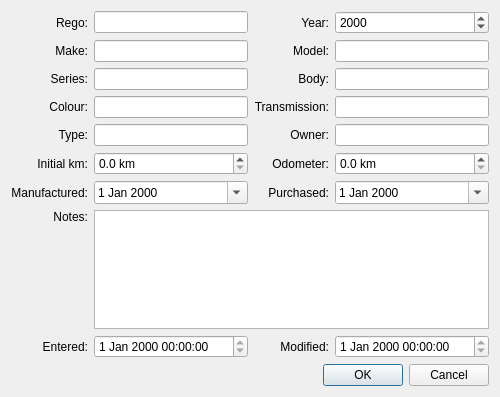
<?xml version="1.0" encoding="UTF-8"?>
<ui version="4.0">
 <class>VehicleDialog</class>
 <widget class="QDialog" name="VehicleDialog">
  <property name="windowModality">
   <enum>Qt::ApplicationModal</enum>
  </property>
  <property name="geometry">
   <rect>
    <x>0</x>
    <y>0</y>
    <width>500</width>
    <height>397</height>
   </rect>
  </property>
  <property name="windowTitle">
   <string>Add Vehicle</string>
  </property>
  <layout class="QGridLayout" name="gridLayout">
   <item row="8" column="0">
    <widget class="QLabel" name="manufactured_label">
     <property name="text">
      <string>Manufactured:</string>
     </property>
     <property name="alignment">
      <set>Qt::AlignRight|Qt::AlignTrailing|Qt::AlignVCenter</set>
     </property>
     <property name="buddy">
      <cstring>manufactured_date_edit</cstring>
     </property>
    </widget>
   </item>
   <item row="8" column="1">
    <widget class="QDateEdit" name="manufactured_date_edit">
     <property name="calendarPopup">
      <bool>true</bool>
     </property>
    </widget>
   </item>
   <item row="8" column="2">
    <widget class="QLabel" name="purchased_label">
     <property name="text">
      <string>Purchased:</string>
     </property>
     <property name="alignment">
      <set>Qt::AlignRight|Qt::AlignTrailing|Qt::AlignVCenter</set>
     </property>
     <property name="buddy">
      <cstring>purchased_date_edit</cstring>
     </property>
    </widget>
   </item>
   <item row="8" column="3">
    <widget class="QDateEdit" name="purchased_date_edit">
     <property name="calendarPopup">
      <bool>true</bool>
     </property>
    </widget>
   </item>
   <item row="10" column="0">
    <widget class="QLabel" name="notes_label">
     <property name="text">
      <string>Notes:</string>
     </property>
     <property name="alignment">
      <set>Qt::AlignRight|Qt::AlignTop|Qt::AlignTrailing</set>
     </property>
     <property name="buddy">
      <cstring>notes_text_edit</cstring>
     </property>
    </widget>
   </item>
   <item row="10" column="1" colspan="3">
    <widget class="QTextEdit" name="notes_text_edit">
     <property name="sizePolicy">
      <sizepolicy hsizetype="Expanding" vsizetype="Preferred">
       <horstretch>0</horstretch>
       <verstretch>0</verstretch>
      </sizepolicy>
     </property>
    </widget>
   </item>
   <item row="15" column="0">
    <widget class="QLabel" name="entered_label">
     <property name="text">
      <string>Entered:</string>
     </property>
     <property name="alignment">
      <set>Qt::AlignRight|Qt::AlignTrailing|Qt::AlignVCenter</set>
     </property>
     <property name="buddy">
      <cstring>entered_date_edit</cstring>
     </property>
    </widget>
   </item>
   <item row="15" column="1">
    <widget class="QDateTimeEdit" name="entered_date_edit">
     <property name="readOnly">
      <bool>true</bool>
     </property>
    </widget>
   </item>
   <item row="15" column="2">
    <widget class="QLabel" name="modified_label">
     <property name="text">
      <string>Modified:</string>
     </property>
     <property name="alignment">
      <set>Qt::AlignRight|Qt::AlignTrailing|Qt::AlignVCenter</set>
     </property>
     <property name="buddy">
      <cstring>modified_date_edit</cstring>
     </property>
    </widget>
   </item>
   <item row="15" column="3">
    <widget class="QDateTimeEdit" name="modified_date_edit">
     <property name="readOnly">
      <bool>true</bool>
     </property>
    </widget>
   </item>
   <item row="16" column="0" colspan="4">
    <widget class="QDialogButtonBox" name="button_box">
     <property name="orientation">
      <enum>Qt::Horizontal</enum>
     </property>
     <property name="standardButtons">
      <set>QDialogButtonBox::Cancel|QDialogButtonBox::Ok</set>
     </property>
    </widget>
   </item>
   <item row="0" column="0">
    <widget class="QLabel" name="rego_label">
     <property name="font">
      <font>
       <weight>50</weight>
       <bold>false</bold>
      </font>
     </property>
     <property name="toolTip">
      <string>Registration number of this vehicle</string>
     </property>
     <property name="text">
      <string>Rego:</string>
     </property>
     <property name="alignment">
      <set>Qt::AlignRight|Qt::AlignTrailing|Qt::AlignVCenter</set>
     </property>
     <property name="buddy">
      <cstring>rego_line_edit</cstring>
     </property>
    </widget>
   </item>
   <item row="0" column="1">
    <widget class="QLineEdit" name="rego_line_edit"/>
   </item>
   <item row="0" column="2">
    <widget class="QLabel" name="year_label">
     <property name="font">
      <font>
       <weight>50</weight>
       <bold>false</bold>
      </font>
     </property>
     <property name="text">
      <string>Year:</string>
     </property>
     <property name="alignment">
      <set>Qt::AlignRight|Qt::AlignTrailing|Qt::AlignVCenter</set>
     </property>
     <property name="buddy">
      <cstring>year_date_edit</cstring>
     </property>
    </widget>
   </item>
   <item row="0" column="3">
    <widget class="QDateEdit" name="year_date_edit">
     <property name="displayFormat">
      <string>yyyy</string>
     </property>
     <property name="calendarPopup">
      <bool>false</bool>
     </property>
     <property name="date">
      <date>
       <year>2000</year>
       <month>1</month>
       <day>1</day>
      </date>
     </property>
    </widget>
   </item>
   <item row="1" column="0">
    <widget class="QLabel" name="make_label">
     <property name="font">
      <font>
       <weight>50</weight>
       <bold>false</bold>
      </font>
     </property>
     <property name="text">
      <string>Make:</string>
     </property>
     <property name="alignment">
      <set>Qt::AlignRight|Qt::AlignTrailing|Qt::AlignVCenter</set>
     </property>
     <property name="buddy">
      <cstring>make_line_edit</cstring>
     </property>
    </widget>
   </item>
   <item row="1" column="1">
    <widget class="QLineEdit" name="make_line_edit"/>
   </item>
   <item row="1" column="2">
    <widget class="QLabel" name="model_label">
     <property name="font">
      <font>
       <weight>50</weight>
       <bold>false</bold>
      </font>
     </property>
     <property name="text">
      <string>Model:</string>
     </property>
     <property name="alignment">
      <set>Qt::AlignRight|Qt::AlignTrailing|Qt::AlignVCenter</set>
     </property>
     <property name="buddy">
      <cstring>model_line_edit</cstring>
     </property>
    </widget>
   </item>
   <item row="1" column="3">
    <widget class="QLineEdit" name="model_line_edit"/>
   </item>
   <item row="3" column="0">
    <widget class="QLabel" name="series_label">
     <property name="text">
      <string>Series:</string>
     </property>
     <property name="alignment">
      <set>Qt::AlignRight|Qt::AlignTrailing|Qt::AlignVCenter</set>
     </property>
     <property name="buddy">
      <cstring>series_line_edit</cstring>
     </property>
    </widget>
   </item>
   <item row="3" column="1">
    <widget class="QLineEdit" name="series_line_edit"/>
   </item>
   <item row="3" column="2">
    <widget class="QLabel" name="body_label">
     <property name="text">
      <string>Body:</string>
     </property>
     <property name="alignment">
      <set>Qt::AlignRight|Qt::AlignTrailing|Qt::AlignVCenter</set>
     </property>
     <property name="buddy">
      <cstring>body_line_edit</cstring>
     </property>
    </widget>
   </item>
   <item row="3" column="3">
    <widget class="QLineEdit" name="body_line_edit"/>
   </item>
   <item row="5" column="0">
    <widget class="QLabel" name="colour_label">
     <property name="text">
      <string>Colour:</string>
     </property>
     <property name="alignment">
      <set>Qt::AlignRight|Qt::AlignTrailing|Qt::AlignVCenter</set>
     </property>
     <property name="buddy">
      <cstring>colour_line_edit</cstring>
     </property>
    </widget>
   </item>
   <item row="5" column="1">
    <widget class="QLineEdit" name="colour_line_edit"/>
   </item>
   <item row="5" column="2">
    <widget class="QLabel" name="transmission_label">
     <property name="text">
      <string>Transmission:</string>
     </property>
     <property name="alignment">
      <set>Qt::AlignRight|Qt::AlignTrailing|Qt::AlignVCenter</set>
     </property>
     <property name="buddy">
      <cstring>transmission_line_edit</cstring>
     </property>
    </widget>
   </item>
   <item row="5" column="3">
    <widget class="QLineEdit" name="transmission_line_edit"/>
   </item>
   <item row="6" column="0">
    <widget class="QLabel" name="type_label">
     <property name="text">
      <string>Type:</string>
     </property>
     <property name="alignment">
      <set>Qt::AlignRight|Qt::AlignTrailing|Qt::AlignVCenter</set>
     </property>
     <property name="buddy">
      <cstring>type_line_edit</cstring>
     </property>
    </widget>
   </item>
   <item row="6" column="1">
    <widget class="QLineEdit" name="type_line_edit"/>
   </item>
   <item row="6" column="2">
    <widget class="QLabel" name="owner_label">
     <property name="text">
      <string>Owner:</string>
     </property>
     <property name="alignment">
      <set>Qt::AlignRight|Qt::AlignTrailing|Qt::AlignVCenter</set>
     </property>
     <property name="buddy">
      <cstring>owner_line_edit</cstring>
     </property>
    </widget>
   </item>
   <item row="6" column="3">
    <widget class="QLineEdit" name="owner_line_edit"/>
   </item>
   <item row="7" column="0">
    <widget class="QLabel" name="initial_km_label">
     <property name="text">
      <string>Initial km:</string>
     </property>
     <property name="alignment">
      <set>Qt::AlignRight|Qt::AlignTrailing|Qt::AlignVCenter</set>
     </property>
     <property name="buddy">
      <cstring>initial_km_double_spin_box</cstring>
     </property>
    </widget>
   </item>
   <item row="7" column="1">
    <widget class="QDoubleSpinBox" name="initial_km_double_spin_box">
     <property name="suffix">
      <string> km</string>
     </property>
     <property name="decimals">
      <number>1</number>
     </property>
     <property name="maximum">
      <double>1000000.000000000000000</double>
     </property>
     <property name="singleStep">
      <double>100.000000000000000</double>
     </property>
    </widget>
   </item>
   <item row="7" column="2">
    <widget class="QLabel" name="odometer_label">
     <property name="text">
      <string>Odometer:</string>
     </property>
     <property name="alignment">
      <set>Qt::AlignRight|Qt::AlignTrailing|Qt::AlignVCenter</set>
     </property>
     <property name="buddy">
      <cstring>odometer_double_spin_box</cstring>
     </property>
    </widget>
   </item>
   <item row="7" column="3">
    <widget class="QDoubleSpinBox" name="odometer_double_spin_box">
     <property name="suffix">
      <string> km</string>
     </property>
     <property name="decimals">
      <number>1</number>
     </property>
     <property name="maximum">
      <double>1000000.000000000000000</double>
     </property>
     <property name="singleStep">
      <double>100.000000000000000</double>
     </property>
    </widget>
   </item>
  </layout>
 </widget>
 <tabstops>
  <tabstop>rego_line_edit</tabstop>
  <tabstop>year_date_edit</tabstop>
  <tabstop>make_line_edit</tabstop>
  <tabstop>model_line_edit</tabstop>
  <tabstop>series_line_edit</tabstop>
  <tabstop>body_line_edit</tabstop>
  <tabstop>colour_line_edit</tabstop>
  <tabstop>transmission_line_edit</tabstop>
  <tabstop>type_line_edit</tabstop>
  <tabstop>owner_line_edit</tabstop>
  <tabstop>initial_km_double_spin_box</tabstop>
  <tabstop>odometer_double_spin_box</tabstop>
  <tabstop>manufactured_date_edit</tabstop>
  <tabstop>purchased_date_edit</tabstop>
  <tabstop>notes_text_edit</tabstop>
  <tabstop>entered_date_edit</tabstop>
  <tabstop>modified_date_edit</tabstop>
  <tabstop>button_box</tabstop>
 </tabstops>
 <resources/>
 <connections/>
</ui>
